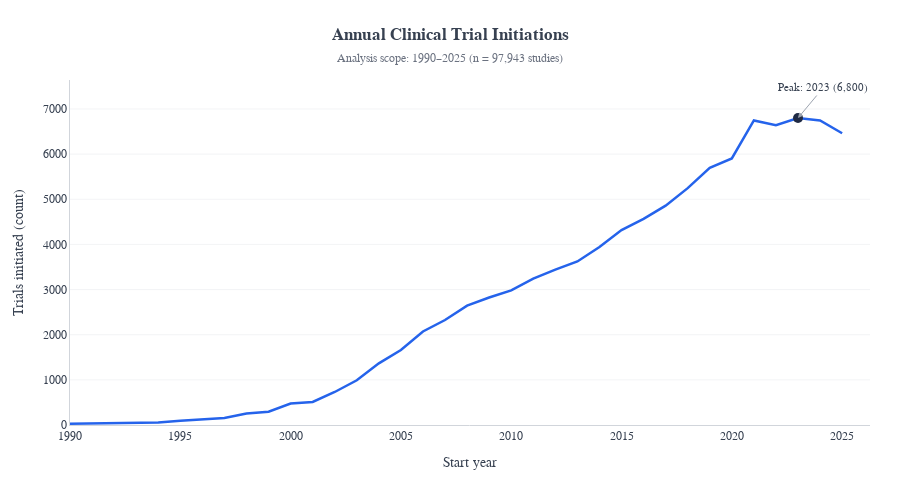

Source (notebook cell):
### Code cell
import plotly.graph_objects as go

# ---- Defensive checks
assert {"start_year", "trial_count"}.issubset(df_year_total.columns)
df_year_total = df_year_total.dropna(subset=["start_year", "trial_count"]).copy()
df_year_total = df_year_total.sort_values("start_year")

# ---- Peak (dynamic)
peak_idx = df_year_total["trial_count"].idxmax()
peak_year = int(df_year_total.loc[peak_idx, "start_year"])
peak_count = int(df_year_total.loc[peak_idx, "trial_count"])

# ---- Ticks every 5 years
tick_step = 5
start_tick = ((min_year + tick_step - 1) // tick_step) * tick_step
tickvals = list(range(start_tick, max_year + 1, tick_step))

fig_total = go.Figure()

# Main line
fig_total.add_trace(
    go.Scatter(
        x=df_year_total["start_year"],
        y=df_year_total["trial_count"],
        mode="lines",
        line=dict(color="#2563eb", width=2.5),
        customdata=df_year_total["trial_count"],
        hovertemplate=(
            "<b>Start year</b>: %{x}<br>"
            "<b>Trials initiated</b>: %{y:,}<extra></extra>"
        ),
        showlegend=False,
    )
)

# Peak marker
fig_total.add_trace(
    go.Scatter(
        x=[peak_year],
        y=[peak_count],
        mode="markers",
        marker=dict(size=10, color="#1f2a44"),
        hovertemplate=(
            "<b>Peak year</b><br>"
            f"{peak_year}: {peak_count:,} trials<extra></extra>"
        ),
        showlegend=False,
    )
)

# Peak label 
fig_total.add_annotation(
    x=peak_year,
    y=peak_count,
    text=f"Peak: {peak_year} ({peak_count:,})",
    showarrow=True,
    arrowhead=2,
    ax=25,
    ay=-30,
    font=dict(size=11, color="#374151"),
    arrowcolor="#9ca3af",
)

fig_total.update_layout(
    title=dict(
        text=(
            "<b>Annual Clinical Trial Initiations</b><br>"
            f"<span style='font-size:12px; color:#6b7280'>"
            f"Analysis scope: {min_year}–{max_year} (n = {n_analysis:,} studies)</span>"
        ),
        x=0.5,
        xanchor="center",
    ),
    xaxis=dict(
        title="Start year",
        tickmode="array",
        tickvals=tickvals,
        tickformat="d",
        showgrid=False,
        showline=True,
        linecolor="#d1d5db",
    ),
    yaxis=dict(
        title="Trials initiated (count)",
        showgrid=True,
        gridcolor="#f3f4f6",
        rangemode="tozero",
        showline=True,
        linecolor="#d1d5db",
    ),
    height=480,
    template="plotly_white",
    font=dict(family="Arial", color="#374151"),
    margin=dict(t=80, b=55, l=70, r=30),
)

# Footnote: 
fig_total.add_annotation(
    text="Counts include all registered studies with a validated start year within the analysis scope.",
    xref="paper",
    yref="paper",
    x=0,
    y=-0.22,
    showarrow=False,
    align="left",
    font=dict(size=10, color="#6b7280", family="Arial"),
)

fig_total.show()

### Figure 1 — Plotly figure (JSON) as saved in the notebook; plotly's stock layout.template omitted (floating-point values rounded to 4 significant figures)
{"data": [{"customdata": [30, 33, 36, 52, 57, 95, 129, 155, 253, 295, 475, 511, 731, 990, 1365, 1661, 2072, 2325, 2645, 2823, 2980, 3241, 3442, 3622, 3943, 4317, 4567, 4859, 5246, 5697, 5904, 6745, 6640, 6800, 6744, 6463], "hovertemplate": "<b>Start year</b>: %{x}<br><b>Trials initiated</b>: %{y:,}<extra></extra>", "line": {"color": "#2563eb", "width": 2.5}, "mode": "lines", "showlegend": false, "type": "scatter", "x": [1990, 1991, 1992, 1993, 1994, 1995, 1996, 1997, 1998, 1999, 2000, 2001, 2002, 2003, 2004, 2005, 2006, 2007, 2008, 2009, 2010, 2011, 2012, 2013, 2014, 2015, 2016, 2017, 2018, 2019, 2020, 2021, 2022, 2023, 2024, 2025], "y": [30, 33, 36, 52, 57, 95, 129, 155, 253, 295, 475, 511, 731, 990, 1365, 1661, 2072, 2325, 2645, 2823, 2980, 3241, 3442, 3622, 3943, 4317, 4567, 4859, 5246, 5697, 5904, 6745, 6640, 6800, 6744, 6463]}, {"hovertemplate": "<b>Peak year</b><br>2023: 6,800 trials<extra></extra>", "marker": {"color": "#1f2a44", "size": 10}, "mode": "markers", "showlegend": false, "type": "scatter", "x": [2023], "y": [6800]}], "layout": {"annotations": [{"arrowcolor": "#9ca3af", "arrowhead": 2, "ax": 25, "ay": -30, "font": {"color": "#374151", "size": 11}, "showarrow": true, "text": "Peak: 2023 (6,800)", "x": 2023, "y": 6800}, {"align": "left", "font": {"color": "#6b7280", "family": "Arial", "size": 10}, "showarrow": false, "text": "Counts include all registered studies with a validated start year within the analysis scope.", "x": 0, "xref": "paper", "y": -0.22, "yref": "paper"}], "font": {"color": "#374151", "family": "Arial"}, "height": 480, "margin": {"b": 55, "l": 70, "r": 30, "t": 80}, "title": {"text": "<b>Annual Clinical Trial Initiations</b><br><span style='font-size:12px; color:#6b7280'>Analysis scope: 1990–2025 (n = 97,943 studies)</span>", "x": 0.5, "xanchor": "center"}, "xaxis": {"linecolor": "#d1d5db", "showgrid": false, "showline": true, "tickformat": "d", "tickmode": "array", "tickvals": [1990, 1995, 2000, 2005, 2010, 2015, 2020, 2025], "title": {"text": "Start year"}}, "yaxis": {"gridcolor": "#f3f4f6", "linecolor": "#d1d5db", "rangemode": "tozero", "showgrid": true, "showline": true, "title": {"text": "Trials initiated (count)"}}}}
